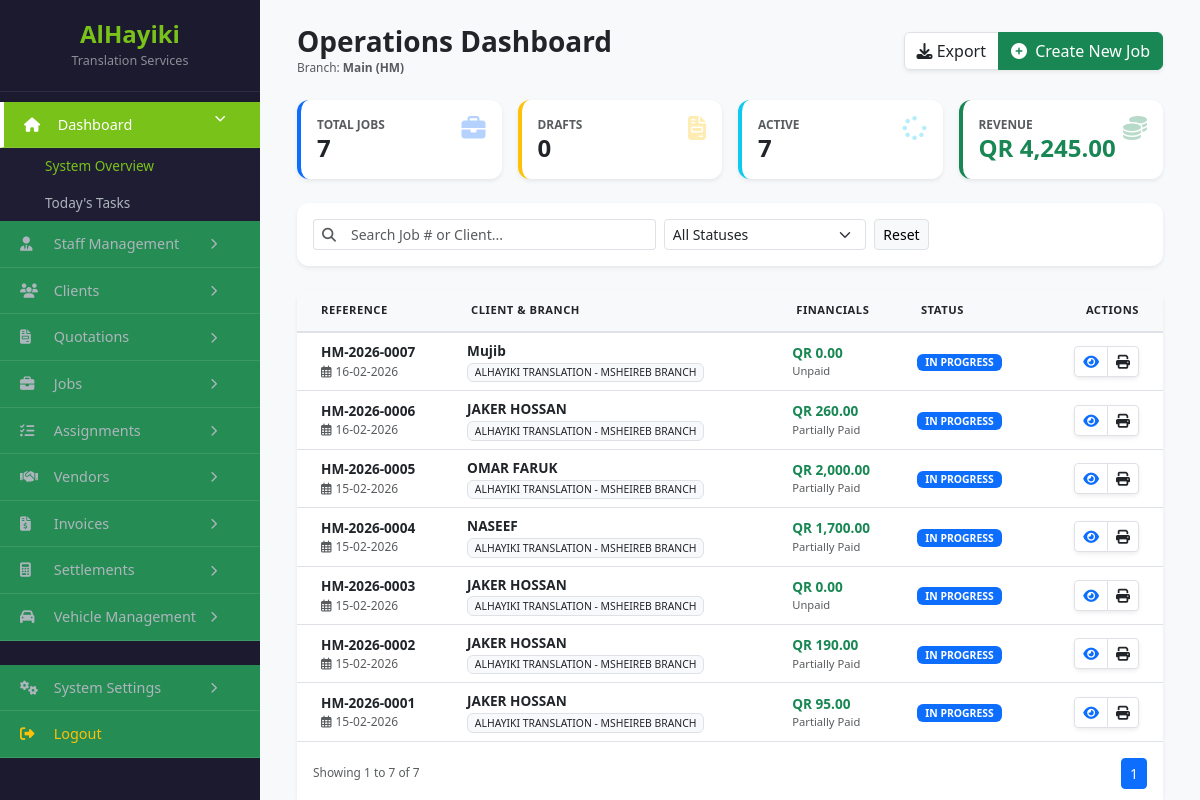
/index.php (signed in), run on the app's committed database.
### tables this page shows
CREATE TABLE `jobs` (
  `id` int(11) NOT NULL,
  `job_no` varchar(20) NOT NULL,
  `client_id` int(11) NOT NULL,
  `branch_id` int(11) NOT NULL,
  `receiving_method` varchar(50) DEFAULT 'Walk-in',
  `whatsapp_number_id` int(11) DEFAULT NULL,
  `status` enum('Draft','In Progress','Ready','Completed') DEFAULT 'Draft',
  `created_by` int(11) DEFAULT NULL,
  `grand_total` decimal(10,2) DEFAULT 0.00,
  `payment_status` enum('Unpaid','Partially Paid','Paid') DEFAULT 'Unpaid',
  `delivery_info` varchar(255) DEFAULT NULL,
  `additional_notes` text DEFAULT NULL,
  `sub_total` decimal(10,2) DEFAULT 0.00,
  `discount` decimal(10,2) DEFAULT 0.00,
  `internal_notes` text DEFAULT NULL,
  `created_at` timestamp NOT NULL DEFAULT current_timestamp(),
  `amount_paid` decimal(10,2) DEFAULT 0.00,
  `amount_due` decimal(10,2) DEFAULT 0.00,
  `payment_method` varchar(50) DEFAULT NULL,
  `payment_ref` varchar(100) DEFAULT NULL,
  `assigned_to` int(11) DEFAULT NULL,
  `translator_id` int(11) DEFAULT NULL,
  `project_notes` text DEFAULT NULL,
  `deadline` datetime DEFAULT NULL,
  `assigned_translator` varchar(255) DEFAULT NULL,
  `translator_deadline` datetime DEFAULT NULL,
  `updated_at` timestamp NULL DEFAULT NULL ON UPDATE current_timestamp(),
  `client_ref` varchar(255) DEFAULT NULL
);

CREATE TABLE `clients` (
  `id` int(11) NOT NULL,
  `client_type` enum('Individual','Company') NOT NULL,
  `name` varchar(150) NOT NULL,
  `nationality` varchar(100) DEFAULT NULL,
  `qid_passport` varchar(50) DEFAULT NULL,
  `gender` enum('Male','Female','Other') DEFAULT NULL,
  `company_name` varchar(150) DEFAULT NULL,
  `position` varchar(100) DEFAULT NULL,
  `contact_person` varchar(100) DEFAULT NULL,
  `cr_number` varchar(50) DEFAULT NULL,
  `cr_expiry` date DEFAULT NULL,
  `vat_number` varchar(50) DEFAULT NULL,
  `mobile_primary` varchar(20) NOT NULL,
  `mobile_secondary` varchar(20) DEFAULT NULL,
  `landline` varchar(20) DEFAULT NULL,
  `email` varchar(100) DEFAULT NULL,
  `last_job_date` datetime DEFAULT NULL,
  `website` varchar(255) DEFAULT NULL,
  `address` text DEFAULT NULL,
  `city` varchar(100) DEFAULT NULL,
  `country` varchar(100) DEFAULT 'Qatar',
  `requires_lpo` tinyint(1) DEFAULT 0,
  `has_contract` tinyint(1) DEFAULT 0,
  `contract_start` date DEFAULT NULL,
  `contract_expiry` date DEFAULT NULL,
  `contract_file_path` varchar(255) DEFAULT NULL,
  `delivery_prefs` set('Digital','Office_Collection','Client_Location','On_Request') DEFAULT NULL,
  `internal_notes` text DEFAULT NULL,
  `tags` varchar(255) DEFAULT NULL,
  `is_vip` tinyint(1) DEFAULT 0,
  `status` enum('Active','On Hold','Inactive') DEFAULT 'Active',
  `is_archived` tinyint(1) DEFAULT 0,
  `created_by` int(11) DEFAULT NULL,
  `branch_id` int(11) DEFAULT NULL,
  `is_active` tinyint(1) DEFAULT 1,
  `activity_level` enum('One-Time','Occasional','Regular','Frequent') DEFAULT 'One-Time'
);

CREATE TABLE `branches` (
  `id` int(11) NOT NULL,
  `name` varchar(100) NOT NULL,
  `branch_code` varchar(20) DEFAULT NULL,
  `is_main_branch` tinyint(1) DEFAULT 0,
  `parent_company` varchar(100) DEFAULT NULL,
  `status` enum('Active','Inactive') DEFAULT 'Active',
  `landline` varchar(20) DEFAULT NULL,
  `mobile_numbers` text DEFAULT NULL,
  `emails` text DEFAULT NULL,
  `website` varchar(100) DEFAULT NULL,
  `area` varchar(100) DEFAULT NULL,
  `street_name` varchar(100) DEFAULT NULL,
  `building_number` varchar(20) DEFAULT NULL,
  `zone_number` varchar(20) DEFAULT NULL,
  `city` varchar(50) DEFAULT NULL,
  `country` varchar(50) DEFAULT 'State of Qatar',
  `po_box` varchar(20) DEFAULT NULL,
  `kahramaa_number` varchar(50) DEFAULT NULL,
  `water_number` varchar(50) DEFAULT NULL,
  `google_maps_link` text DEFAULT NULL,
  `legal_documents` longtext DEFAULT NULL CHECK (json_valid(`legal_documents`)),
  `manager_id` int(11) DEFAULT NULL,
  `cr_number` varchar(50) DEFAULT NULL,
  `cr_issue_date` date DEFAULT NULL,
  `cr_expiry_date` date DEFAULT NULL,
  `license_number` varchar(50) DEFAULT NULL,
  `license_expiry_date` date DEFAULT NULL,
  `fire_safety_number` varchar(50) DEFAULT NULL,
  `fire_safety_expiry` date DEFAULT NULL,
  `computer_card_number` varchar(50) DEFAULT NULL,
  `computer_card_expiry` date DEFAULT NULL,
  `chamber_number` varchar(50) DEFAULT NULL,
  `chamber_expiry` date DEFAULT NULL,
  `lease_number` varchar(50) DEFAULT NULL,
  `lease_expiry` date DEFAULT NULL,
  `created_at` timestamp NOT NULL DEFAULT current_timestamp()
);

### index.php (the view, shortened to what this page needs)
<?php
include 'db.php';
$userBranch = $_SESSION['branch_id'];
$userRoles  = $_SESSION['roles'] ?? [];
$isMainAdmin     = ((in_array('Admin', $userRoles) || in_array('Main Admin', $userRoles)) && $userBranch == 1);
$isDocController = in_array('Document Controller', $userRoles);
$isAccountant    = in_array('Accountant', $userRoles);
$hasGlobalAccess = ($isMainAdmin || $isDocController || $isAccountant);
$limit = 15;
$page = isset($_GET['page']) ? (int)$_GET['page'] : 1;
$offset = ($page - 1) * $limit;
$statusFilter = $_GET['status'] ?? '';
$search = $_GET['search'] ?? '';
if ($hasGlobalAccess) {
    $currentBranch = (isset($_GET['branch']) && $_GET['branch'] !== '') ? (int)$_GET['branch'] : $userBranch;
} else {
    $currentBranch = $userBranch;
}
$statsQuery = "SELECT
                COUNT(*) as total,
                SUM(CASE WHEN status = 'Draft' THEN 1 ELSE 0 END) as draft_count,
                SUM(CASE WHEN status = 'In Progress' THEN 1 ELSE 0 END) as progress_count,
                SUM(grand_total) as total_revenue
               FROM jobs WHERE 1=1";
$sParams = [];
if ($currentBranch !== '') {
    $statsQuery .= " AND branch_id = ?";
    $sParams[] = $currentBranch;
}
$stmtS = $pdo->prepare($statsQuery);
$stmtS->execute($sParams);
$stats = $stmtS->fetch(PDO::FETCH_ASSOC);
$query = "SELECT j.*, c.name as client_name, b.name as branch_name
          FROM jobs j
          JOIN clients c ON j.client_id = c.id
          LEFT JOIN branches b ON j.branch_id = b.id
          WHERE 1=1";
$params = [];
if ($currentBranch !== '') { $query .= " AND j.branch_id = ?"; $params[] = $currentBranch; }
$countQuery = "SELECT COUNT(*) FROM jobs j JOIN clients c ON j.client_id = c.id WHERE 1=1";
$cParams = [];
if ($currentBranch !== '') { $countQuery .= " AND j.branch_id = ?"; $cParams[] = $currentBranch; }
$query .= " ORDER BY j.created_at DESC LIMIT $limit OFFSET $offset";
$stmt = $pdo->prepare($query);
$stmt->execute($params);
$dataList = $stmt->fetchAll(PDO::FETCH_ASSOC);
$stmtC = $pdo->prepare($countQuery);
$stmtC->execute($cParams);
$totalRows = $stmtC->fetchColumn();
$totalPages = ceil($totalRows / $limit);
?>
<!DOCTYPE html>
<html lang="en">
<head>
    <link href="https://cdn.jsdelivr.net/npm/bootstrap@5.3.0/dist/css/bootstrap.min.css" rel="stylesheet">
    <link rel="stylesheet" href="https://cdnjs.cloudflare.com/ajax/libs/font-awesome/6.4.0/css/all.min.css">
</head>
<body class="bg-light">
<div class="flex-wrapper">
    <?php include 'sidebar.php'; ?>
    <div class="main-content">
        <div class="container-fluid">
            <div class="d-flex justify-content-between align-items-center mb-4">
                <div>
                    <h3 class="fw-bold mb-0 text-dark">Operations Dashboard</h3>
                    <p class="text-muted small mb-0">Branch: <strong><?= $currentBranch == 1 ? 'Main (HM)' : ($currentBranch == 2 ? 'Hilal (HH)' : 'PRO Office') ?></strong></p>
                </div>
                <div class="d-flex align-items-center gap-2">
                    <div class="btn-group shadow-sm">
                        <a href="export.php?view=jobs&branch=<?= $currentBranch ?>" class="btn btn-white border bg-white"><i class="fas fa-download"></i> Export</a>
                        <a href="add_job.php" class="btn btn-success">
                            <i class="fas fa-plus-circle me-1"></i> Create New Job
                        </a>
                    </div>
                </div>
            </div>
            <div class="row g-3 mb-4">
                <div class="col-md-3">
                    <div class="card stat-card p-3 border-primary">
                        <div class="d-flex justify-content-between">
                            <div>
                                <div class="text-muted small fw-bold">TOTAL JOBS</div>
                                <h4 class="mb-0 fw-bold"><?= number_format($stats['total']) ?></h4>
                            </div>
                            <i class="fas fa-briefcase stat-icon text-primary"></i>
                        </div>
                    </div>
                </div>
                <div class="col-md-3">
                    <div class="card stat-card p-3 border-warning">
                        <div class="d-flex justify-content-between">
                            <div>
                                <div class="text-muted small fw-bold">DRAFTS</div>
                                <h4 class="mb-0 fw-bold"><?= number_format($stats['draft_count'] ?? 0) ?></h4>
                            </div>
                            <i class="fas fa-file-invoice stat-icon text-warning"></i>
                        </div>
                    </div>
                </div>
                <div class="col-md-3">
                    <div class="card stat-card p-3 border-info">
                        <div class="d-flex justify-content-between">
                            <div>
                                <div class="text-muted small fw-bold">ACTIVE</div>
                                <h4 class="mb-0 fw-bold"><?= number_format($stats['progress_count'] ?? 0) ?></h4>
                            </div>
                            <i class="fas fa-spinner fa-spin stat-icon text-info"></i>
                        </div>
                    </div>
                </div>
                <div class="col-md-3">
                    <div class="card stat-card p-3 border-success">
                        <div class="d-flex justify-content-between">
                            <div>
                                <div class="text-muted small fw-bold">REVENUE</div>
                                <h4 class="mb-0 fw-bold text-success">QR <?= number_format($stats['total_revenue'] ?? 0, 2) ?></h4>
                            </div>
                            <i class="fas fa-coins stat-icon text-success"></i>
                        </div>
                    </div>
                </div>
            </div>
            <div class="card mb-4 border-0 shadow-sm">
                <div class="card-body">
                    <form method="GET" class="row g-2 align-items-center" id="searchForm">
                        <div class="col-md-5">
                            <div class="input-group input-group-sm">
                                <span class="input-group-text bg-white border-end-0"><i class="fas fa-search text-muted"></i></span>
                                <input type="text" name="search" id="liveSearch" class="form-control border-start-0" placeholder="Search Job # or Client..." value="<?= htmlspecialchars($search) ?>">
                            </div>
                        </div>
                        <div class="col-md-3">
                            <select name="status" class="form-select form-select-sm" id="statusFilter">
                                <option value="">All Statuses</option>
                            </select>
                        </div>
                        <div class="col-md-auto">
                            <a href="index.php?branch=<?= $currentBranch ?>" class="btn btn-light btn-sm border">Reset</a>
                        </div>
                    </form>
                </div>
            </div>
            <div class="card border-0 shadow-sm">
                <div class="table-responsive">
                    <table class="table table-hover align-middle mb-0">
                        <thead>
                            <tr>
                                <th class="ps-4">Reference</th>
                                <th>Client & Branch</th>
                                <th>Financials</th>
                                <th>Status</th>
                                <th class="text-end pe-4">Actions</th>
                            </tr>
                        </thead>
                        <tbody id="live-table-body">
                            <?php foreach($dataList as $row): ?>
                            <tr>
                                <td class="ps-4">
                                    <div class="fw-bold text-dark"><?= $row['job_no'] ?></div>
                                    <div class="text-muted" style="font-size: 0.75rem;"><i class="far fa-calendar-alt me-1"></i><?= date('d-m-Y', strtotime($row['created_at'])) ?></div>
                                </td>
                                <td>
                                    <div class="fw-bold"><?= htmlspecialchars($row['client_name']) ?></div>
                                    <span class="badge bg-light text-dark fw-normal border" style="font-size: 0.65rem;"><?= $row['branch_name'] ?></span>
                                </td>
                                <td>
                                    <div class="fw-bold text-success">QR <?= number_format($row['grand_total'], 2) ?></div>
                                    <div class="text-muted small" style="font-size: 0.7rem;"><?= $row['payment_status'] ?? 'Unpaid' ?></div>
                                </td>
                                <td>
                                    <?php
                                        $badgeClass = match($row['status']) {
                                            'Draft' => 'bg-warning text-dark',
                                            'In Progress' => 'bg-primary',
                                            'Ready' => 'bg-success',
                                            'Completed' => 'bg-dark',
                                            default => 'bg-secondary'
                                        };
                                    ?>
                                    <span class="badge <?= $badgeClass ?> status-badge"><?= $row['status'] ?></span>
                                </td>
                                <td class="text-end pe-4">
                                    <div class="btn-group shadow-sm">
                                        <a href="view_job.php?id=<?= $row['id'] ?>" class="btn btn-sm btn-white border bg-white" title="View"><i class="fas fa-eye text-primary"></i></a>
                                        <a href="print_job.php?id=<?= $row['id'] ?>" target="_blank" class="btn btn-sm btn-white border bg-white" title="Print"><i class="fas fa-print"></i></a>
                                    </div>
                                </td>
                            </tr>
                            <?php endforeach; ?>
                        </tbody>
                    </table>
                </div>
                <div class="card-footer bg-white py-3 border-0">
                    <div class="row align-items-center">
                        <div class="col small text-muted">
                            Showing <?= $offset + 1 ?> to <?= min($offset + $limit, $totalRows) ?> of <?= $totalRows ?>
                        </div>
                        <div class="col-auto">
                            <nav>
                                <ul class="pagination pagination-sm mb-0">
                                    <?php for($i = 1; $i <= $totalPages; $i++): ?>
                                        <li class="page-item <?= $i == $page ? 'active' : '' ?>">
                                            <a class="page-link" href="?page=<?= $i ?>&branch=<?= $currentBranch ?>&status=<?= $statusFilter ?>"><?= $i ?></a>
                                        </li>
                                    <?php endfor; ?>
                                </ul>
                            </nav>
                        </div>
                    </div>
                </div>
            </div>
        </div>
    </div>
</div>
</body>
</html>

### data on the page
jobs: job_no "HM-2026-0007", created_at "16-02-2026", client.name "Mujib", branch.name "ALHAYIKI TRANSLATION - MSHEIREB BRANCH", grand_total "0.00", payment_status "Unpaid", status "IN PROGRESS"
jobs: job_no "HM-2026-0006", created_at "16-02-2026", client.name "JAKER HOSSAN", branch.name "ALHAYIKI TRANSLATION - MSHEIREB BRANCH", grand_total "260.00", payment_status "Partially Paid", status "IN PROGRESS"
jobs: job_no "HM-2026-0005", created_at "15-02-2026", client.name "OMAR FARUK", branch.name "ALHAYIKI TRANSLATION - MSHEIREB BRANCH", grand_total "2,000.00", payment_status "Partially Paid", status "IN PROGRESS"
jobs: job_no "HM-2026-0004", created_at "15-02-2026", client.name "NASEEF", branch.name "ALHAYIKI TRANSLATION - MSHEIREB BRANCH", grand_total "1,700.00", payment_status "Partially Paid", status "IN PROGRESS"
jobs: job_no "HM-2026-0003", created_at "15-02-2026", client.name "JAKER HOSSAN", branch.name "ALHAYIKI TRANSLATION - MSHEIREB BRANCH", grand_total "0.00", payment_status "Unpaid", status "IN PROGRESS"
jobs: job_no "HM-2026-0002", created_at "15-02-2026", client.name "JAKER HOSSAN", branch.name "ALHAYIKI TRANSLATION - MSHEIREB BRANCH", grand_total "190.00", payment_status "Partially Paid", status "IN PROGRESS"
jobs: job_no "HM-2026-0001", created_at "15-02-2026", client.name "JAKER HOSSAN", branch.name "ALHAYIKI TRANSLATION - MSHEIREB BRANCH", grand_total "95.00", payment_status "Partially Paid", status "IN PROGRESS"

### other printed values
$stats['total'] "7"
$stats['draft_count'] "0"
$stats['progress_count'] "7"
$stats['total_revenue'] "4,245.00"
$offset + 1 "1"
min($offset + $limit, $totalRows) "7"
$totalRows "7"
